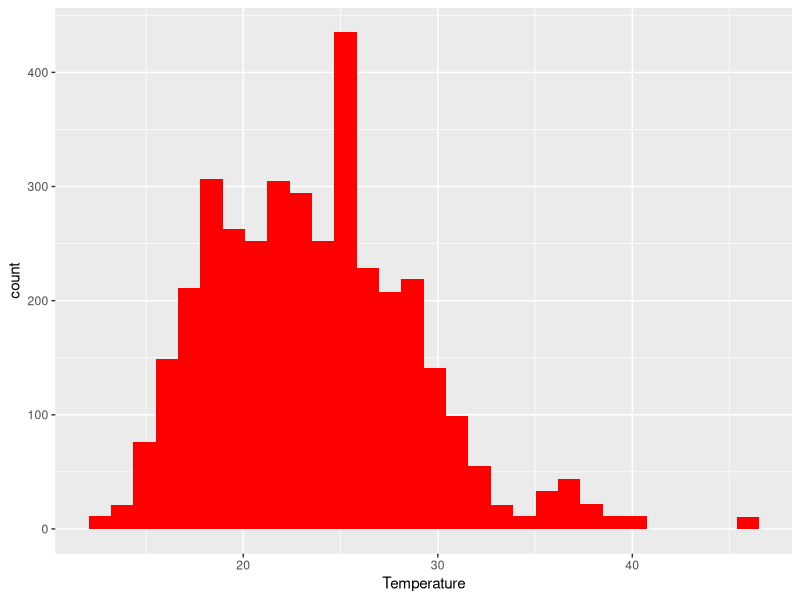
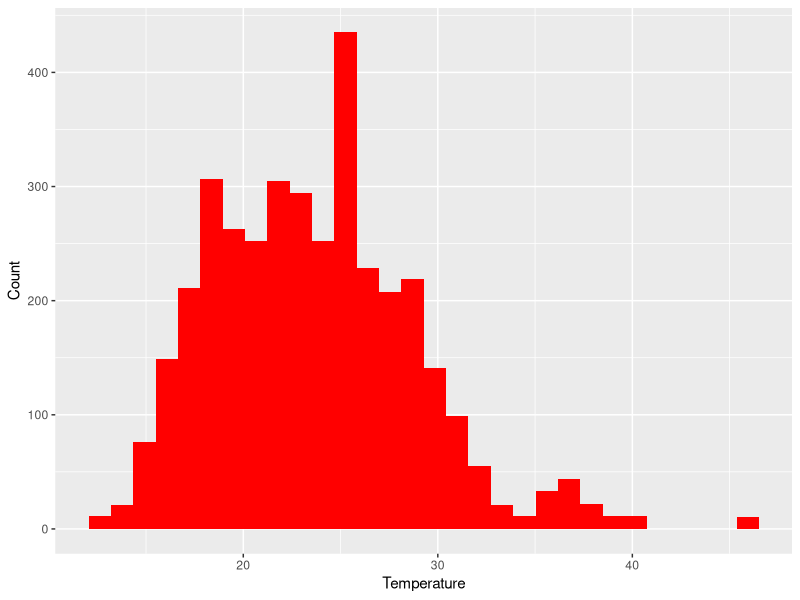

Here is the R script that generated these plots, in order:
library(tidyverse)
library(here)

beaches <- read_csv(here("data","sydneybeaches2.csv"))

a <- ggplot(beaches, aes(temp_airport)) +
  geom_histogram(fill = "red") +
  labs(x = "Temperature")

b <- ggplot() +
  layer(
    data = beaches,
    mapping = aes(x = temp_airport),
    geom = "bar",
    stat = "bin",
    position = "stack",
    params = list(fill = "red")
  ) +
  scale_x_continuous(name = "Temperature") +
  scale_y_continuous(name = "Count") +
  theme_grey() +
  facet_null() +
  coord_cartesian()

